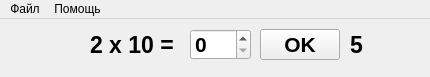
<?xml version="1.0" encoding="UTF-8"?>
<ui version="4.0">
 <class>MainWindow</class>
 <widget class="QMainWindow" name="MainWindow">
  <property name="geometry">
   <rect>
    <x>0</x>
    <y>0</y>
    <width>430</width>
    <height>77</height>
   </rect>
  </property>
  <property name="windowTitle">
   <string>Таблица умножения</string>
  </property>
  <widget class="QWidget" name="centralWidget">
   <widget class="QLabel" name="bckgnd">
    <property name="geometry">
     <rect>
      <x>0</x>
      <y>0</y>
      <width>7</width>
      <height>16</height>
     </rect>
    </property>
    <property name="text">
     <string/>
    </property>
   </widget>
   <widget class="QLabel" name="answerLabel">
    <property name="geometry">
     <rect>
      <x>90</x>
      <y>10</y>
      <width>91</width>
      <height>31</height>
     </rect>
    </property>
    <property name="font">
     <font>
      <pointsize>17</pointsize>
      <weight>75</weight>
      <italic>false</italic>
      <bold>true</bold>
     </font>
    </property>
    <property name="text">
     <string>2 x 10 = </string>
    </property>
   </widget>
   <widget class="QSpinBox" name="answer">
    <property name="geometry">
     <rect>
      <x>190</x>
      <y>10</y>
      <width>61</width>
      <height>31</height>
     </rect>
    </property>
    <property name="font">
     <font>
      <pointsize>16</pointsize>
      <weight>75</weight>
      <bold>true</bold>
     </font>
    </property>
   </widget>
   <widget class="QPushButton" name="sendAnswer">
    <property name="geometry">
     <rect>
      <x>260</x>
      <y>10</y>
      <width>80</width>
      <height>31</height>
     </rect>
    </property>
    <property name="font">
     <font>
      <pointsize>16</pointsize>
      <weight>75</weight>
      <bold>true</bold>
     </font>
    </property>
    <property name="text">
     <string>OK</string>
    </property>
   </widget>
   <widget class="QLabel" name="answerTime">
    <property name="geometry">
     <rect>
      <x>350</x>
      <y>10</y>
      <width>21</width>
      <height>31</height>
     </rect>
    </property>
    <property name="font">
     <font>
      <pointsize>17</pointsize>
      <weight>75</weight>
      <bold>true</bold>
     </font>
    </property>
    <property name="text">
     <string>5</string>
    </property>
   </widget>
  </widget>
  <widget class="QMenuBar" name="menuBar">
   <property name="geometry">
    <rect>
     <x>0</x>
     <y>0</y>
     <width>430</width>
     <height>27</height>
    </rect>
   </property>
   <widget class="QMenu" name="menu">
    <property name="title">
     <string>Файл</string>
    </property>
    <addaction name="menu_start"/>
    <addaction name="menu_settings"/>
    <addaction name="separator"/>
    <addaction name="menu_exit"/>
   </widget>
   <widget class="QMenu" name="menu_2">
    <property name="title">
     <string>Помощь</string>
    </property>
    <addaction name="about"/>
   </widget>
   <addaction name="menu"/>
   <addaction name="menu_2"/>
  </widget>
  <action name="menu_exit">
   <property name="text">
    <string>Выход</string>
   </property>
  </action>
  <action name="menu_start">
   <property name="text">
    <string>Начать проверку</string>
   </property>
  </action>
  <action name="menu_settings">
   <property name="text">
    <string>Настройки...</string>
   </property>
  </action>
  <action name="about">
   <property name="text">
    <string>О программе...</string>
   </property>
  </action>
 </widget>
 <layoutdefault spacing="6" margin="11"/>
 <resources/>
 <connections>
  <connection>
   <sender>menu_exit</sender>
   <signal>triggered()</signal>
   <receiver>MainWindow</receiver>
   <slot>close()</slot>
   <hints>
    <hint type="sourcelabel">
     <x>-1</x>
     <y>-1</y>
    </hint>
    <hint type="destinationlabel">
     <x>324</x>
     <y>184</y>
    </hint>
   </hints>
  </connection>
 </connections>
</ui>
